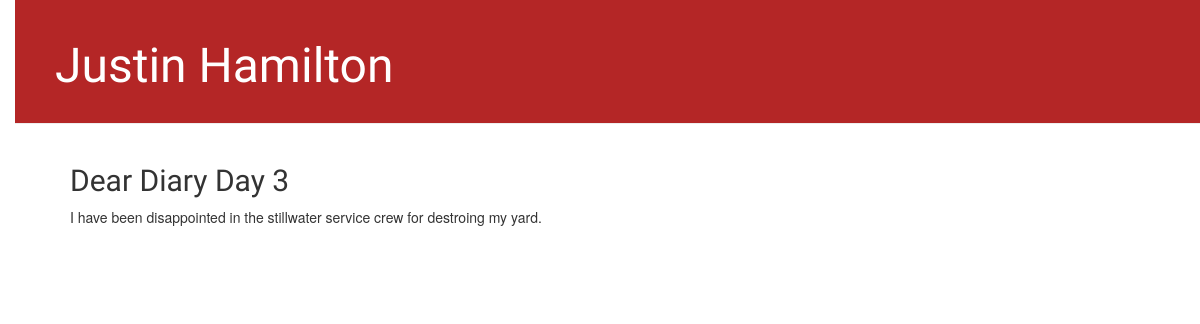
/post/5/, run on an earlier commit of the app's database.
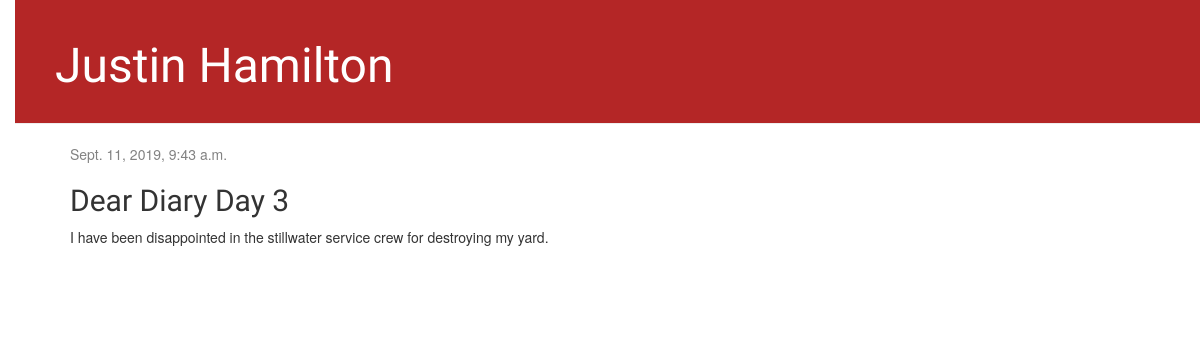
And on a later commit of the database.
### blog/models.py (models this page shows, shortened)
class Post(models.Model):
    author = models.ForeignKey(settings.AUTH_USER_MODEL, on_delete=models.CASCADE)
    title = models.CharField(max_length=200)
    text = models.TextField()
    created_date = models.DateTimeField(default=timezone.now)
    published_date = models.DateTimeField(blank=True, null=True)

### blog/views.py (the view)
# urls.py: path('post/<int:pk>/', views.post_detail, name='post_detail'),
def post_detail(request, pk):
    post = get_object_or_404(Post, pk=pk)
    return render(request, 'blog/post_detail.html', {'post': post})

### blog/templates/blog/post_detail.html (shortened to what this page needs)
{% extends 'blog/base.html' %}
{% block content %}
    <div class="post">
        {% if post.published_date %}
            <div class="date">
                {{ post.published_date }}
            </div>
        {% endif %}
        <h2>{{ post.title }}</h2>
        <p>{{ post.text|linebreaksbr }}</p>
    </div>
{% endblock %}

What changed in the data, as far as the page shows it:
changed Post "Dear Diary Day 3": published_date (not shown) → "Sept. 11, 2019, 9:43 a.m."; text "I have been disappointed in the stillwater service crew for destroing my yard." → "I have been disappointed in the stillwater service crew for destroying my yard."
